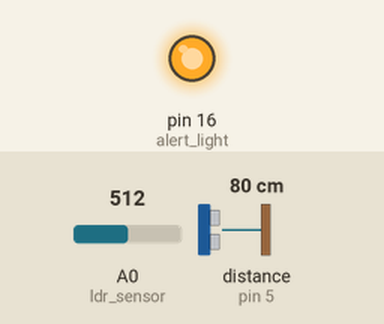
This sketch was run on a simulated Arduino Uno, built with avr-gcc and run on an emulated ATmega328P. Shown: output pins drawn as LEDs (lit = HIGH). Wiring (inferred from the names in the program): ultrasonic range finder: trigger pin 4; echo pin 5. Inputs (shaded band) come from the test bench; at power-on: A0 (ldr_sensor) = 512, distance to the obstacle (sensor on pin 5) 80 cm. The echo pulse lasts 58.3 µs per cm; pins used as bus, display or sensor lines are not drawn; what the sketch prints to the serial monitor is not drawn.

Above: at 4.2 s.
4.3 s: A0 (ldr_sensor) set to 105
7.3 s: A0 (ldr_sensor) set to 95
Timing chart, 0 to 10.3 s (numbered marks = the images above; inputs shaded):
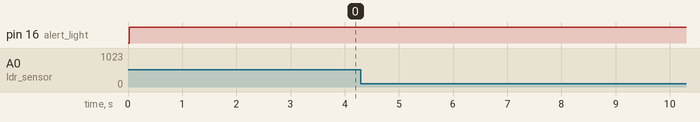

The sketch:

EMK_Case_Study.ino
```cpp
#define light 0
#define trigger 4
#define echo 5
#define ldr_sensor A0
#define alert_light 16

float t = 0, dist = 0;
int light_value, light_std = 40, dist_std = 100, alert = 1;

void setup()
{
  Serial.begin(9600);

  pinMode(trigger, OUTPUT);
  pinMode(echo, INPUT);

  pinMode(light, OUTPUT);
  pinMode(ldr_sensor, INPUT);

  pinMode(alert_light, OUTPUT);

  Serial.print("Distance Calculation\n===========================\n");
  digitalWrite(light,LOW);
  digitalWrite(alert_light,LOW);

}

void loop() {
  Serial.print("LDR Response: ");
  light_value = analogRead(ldr_sensor);
  Serial.println(light_value);
  if(light_value < light_std) {
    digitalWrite(light,HIGH);
  }
  else if(light_value > light_std) {
    digitalWrite(light,LOW);
  }
  length_meter();
  Serial.print("Distance: ");
  Serial.print(dist);
  Serial.print(" CM\n");

  if(dist < dist_std && alert == 1) {
    digitalWrite(alert_light,HIGH);
  }
  else if(dist < dist_std && alert == 0) {
    digitalWrite(alert_light,LOW);
  }
  //delay(1000);
}

void length_meter()
{
  digitalWrite(trigger, LOW);
  delayMicroseconds(2);
  digitalWrite(trigger, HIGH);
  delayMicroseconds(10);
  digitalWrite(trigger, LOW);
  delayMicroseconds(2);

  t = pulseIn(echo, HIGH);
  dist = t * 340 / 20000; //CM
}
```

Measured:
- after the input at 4.3 s, every drawn part: stays the same
- after the input at 7.3 s, every drawn part: stays the same
